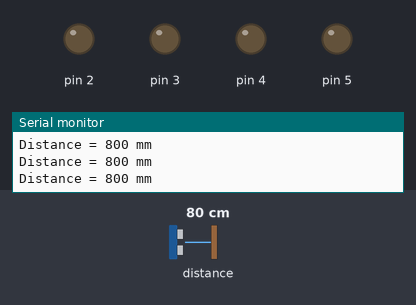
Bench run of a sketch on a simulated Arduino Uno, built with avr-gcc and run on an emulated ATmega328P. Shown: output pins drawn as LEDs (lit = HIGH), the last lines printed to the serial monitor. The inputs (shaded band) are chosen by the test bench; at power-on: distance to the obstacle 80 cm.

Above: at 2.0 s.
2.1 s: distance to the obstacle set to 2 cm
At 2.5 s:
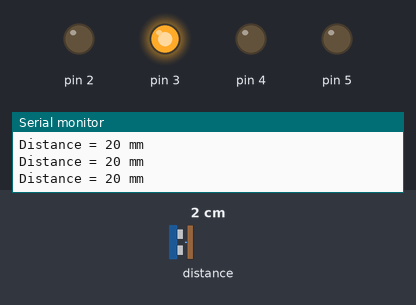
3.6 s: distance to the obstacle set to 4 cm
At 3.9 s:
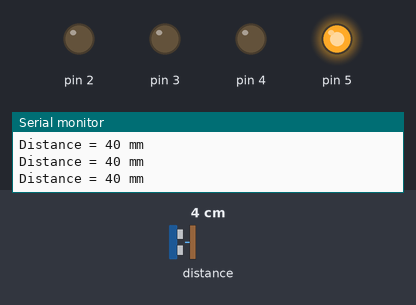
5.1 s: distance to the obstacle set to 9 cm
At 6.4 s:
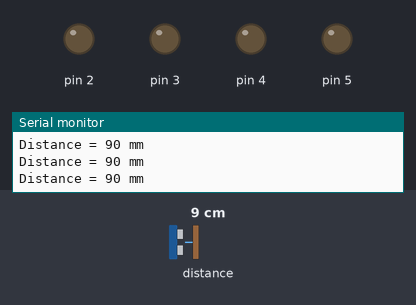
Timing chart, 0 to 8.1 s (numbered marks = the images above; inputs shaded):
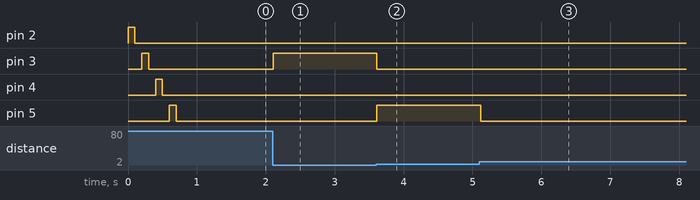

The sketch:

BottleLevelIndicator.ino
```cpp
#include "DigitalOut.h"
#include "DistanceSensor.h"

const uint8_t LED_INDICATOR_SIZE = 4;
DigitalOut ledLevelIndicator[LED_INDICATOR_SIZE] = {
  DigitalOut(2),
  DigitalOut(3),
  DigitalOut(4),
  DigitalOut(5)
};

DistanceSensor distance_sensor;

void (*resetArduino)(void) = 0;

void setup() {
  Serial.begin(9600);
  sensor_err_t err_sensor_init = distance_sensor.begin();
  if (err_sensor_init == SENSOR_INIT_FAILED) {
    while (1) {
      for (int i = 0; i < 10; i++) {
        for (int j = 0; j < LED_INDICATOR_SIZE; j++) {
          ledLevelIndicator[j].toggle();
          delay(100);
        }
      }
      resetArduino();
    }
  } else {
    for (int j = 0; j < LED_INDICATOR_SIZE; j++) {
      ledLevelIndicator[j].on();
      delay(100);
      ledLevelIndicator[j].off();
      delay(100);
    }
  }
  distance_sensor.startContinuous();
}

void loop() {
  sensor_err_t err_sensor_read = distance_sensor.readDistance();
  if (err_sensor_read == SENSOR_READ_TIMEOUT) {
    for (int j = 0; j < LED_INDICATOR_SIZE; j++) {
      ledLevelIndicator[j].toggleAsync(250);
    }
  } else if (err_sensor_read == SENSOR_READ_SUCCESS) {
    uint16_t dist = distance_sensor.getLastDistance();

    for (int i = 0; i < LED_INDICATOR_SIZE; i++) {
      ledLevelIndicator[i].off();
    }

    if (dist >= 10 && dist < 20) ledLevelIndicator[0].on();
    else if (dist >= 20 && dist < 30) ledLevelIndicator[1].on();
    else if (dist >= 30 && dist < 40) ledLevelIndicator[2].on();
    else if (dist >= 40 && dist < 50) ledLevelIndicator[3].on();

    Serial.print("Distance = ");
    Serial.print(dist);
    Serial.println(" mm");
  }

  for (int j = 0; j < LED_INDICATOR_SIZE; j++) {
    ledLevelIndicator[j].update();
  }
}
```

DigitalOut.h
```cpp
#ifndef DIGITAL_OUT_MODULE
#define DIGITAL_OUT_MODULE

#include "Arduino.h"

class DigitalOut {
private:
  int _pin;
  unsigned long _onDelayTime;
  unsigned long _onDelayStart;
  bool _onDelayState;
  unsigned long _offDelayTime;
  unsigned long _offDelayStart;
  bool _offDelayState;
  bool _state;
  bool _reverse;
  unsigned long _toggleTime;

public:
  DigitalOut();
  explicit DigitalOut(int pin, bool isReverse = false);
  void init();
  void on();
  void off();
  void onToOffDelay(unsigned long delay_time);
  void offToOnDelay(unsigned long delay_time);
  void set(bool state);
  void toggle(void (*toggleCallback)() = nullptr);
  void toggleDelay(unsigned long delay_time, void (*toggleCallback)() = nullptr);
  void toggleInit(unsigned long delay_time = 100, int num = 1, void (*toggleCallback)() = nullptr);
  void toggleAsync(unsigned long delay_time = 100, void (*toggleCallback)(bool state) = nullptr);
  void onDelay(unsigned long delay_time);
  void offDelay(unsigned long delay_time);
  void update();
  void reverse();
  void setPins(uint8_t pin, bool isReverse = false);
  bool getState() const;
  static void updateAll(DigitalOut *ptr, ...);
  static DigitalOut *stop();
};

#endif  // DIGITAL_OUT_MODULE
```

DigitalOut.ino
```cpp
#include "DigitalOut.h"

DigitalOut::DigitalOut() {
  _pin = 0;
  _state = false;
  _onDelayTime = 0;
  _onDelayStart = 0;
  _onDelayState = false;
  _offDelayTime = 0;
  _offDelayStart = 0;
  _offDelayState = false;
}

DigitalOut::DigitalOut(int pin, bool isReverse) {
  _pin = pin;
  _reverse = isReverse;
  init();
}

void DigitalOut::init() {
  pinMode(_pin, OUTPUT);
  off();
}

void DigitalOut::on() {
  if (_reverse)
    digitalWrite(_pin, LOW);
  else
    digitalWrite(_pin, HIGH);
  _state = true;
}

void DigitalOut::off() {
  if (_reverse)
    digitalWrite(_pin, HIGH);
  else
    digitalWrite(_pin, LOW);
  _state = false;
}

void DigitalOut::onToOffDelay(unsigned long delay_time) {
  on();
  delay(delay_time);
  off();
}

void DigitalOut::offToOnDelay(unsigned long delay_time) {
  off();
  delay(delay_time);
  on();
}

void DigitalOut::set(bool state) {
  if (state) {
    on();
  } else {
    off();
  }
}

void DigitalOut::toggle(void (*toggleCallback)()) {
  if (toggleCallback != nullptr) toggleCallback();
  set(!_state);
}

void DigitalOut::toggleDelay(unsigned long delay_time, void (*toggleCallback)()) {
  if (toggleCallback != nullptr) toggleCallback();
  set(!_state);
  delay(delay_time);
}

void DigitalOut::toggleInit(unsigned long delay_time, int num, void (*toggleCallback)()) {
  for (int i = 0; i < num; i++) {
    if (toggleCallback != nullptr) toggleCallback();
    on();
    delay(delay_time);
    off();
    delay(delay_time);
  }
}

void DigitalOut::toggleAsync(unsigned long delay_time, void (*toggleCallback)(bool state)) {
  if (millis() - _toggleTime >= delay_time) {
    set(!_state);
    if (toggleCallback != nullptr) toggleCallback(_state);
    _toggleTime = millis();
  }
}

void DigitalOut::onDelay(unsigned long delay_time) {
  _onDelayTime = delay_time;
  _onDelayStart = millis();
  _onDelayState = true;
}

void DigitalOut::offDelay(unsigned long delay_time) {
  _offDelayTime = delay_time;
  _offDelayStart = millis();
  _offDelayState = true;
}

void DigitalOut::update() {
  if (_onDelayState) {
    unsigned long currentMillisOn = millis();
    if (currentMillisOn - _onDelayStart >= _onDelayTime) {
      on();
      _onDelayState = false;
    }
  }
  if (_offDelayState) {
    unsigned long currentMillisOff = millis();
    if (currentMillisOff - _offDelayStart >= _offDelayTime) {
      off();
      _offDelayState = false;
    }
  }
}

void DigitalOut::reverse() {
  _reverse = true;
}

void DigitalOut::setPins(uint8_t pin, bool isReverse) {
  _reverse = isReverse;
  _pin = pin;
  init();
}

bool DigitalOut::getState() const {
  return _state;
}

void DigitalOut::updateAll(DigitalOut *ptr, ...) {
  va_list args;
  va_start(args, ptr);
  DigitalOut *currentIndex = ptr;
  while (currentIndex != nullptr) {
    currentIndex->update();
    currentIndex = va_arg(args, DigitalOut *);
  }
  va_end(args);
}

DigitalOut *DigitalOut::stop() {
  return nullptr;
}
```

DistanceSensor.h
```cpp
#ifndef DISTANCE_SENSOR_H
#define DISTANCE_SENSOR_H

#include "Arduino.h"
#include "Wire.h"
#include "VL53L0X.h"

typedef enum {
  SENSOR_INIT_SUCCESS,
  SENSOR_INIT_FAILED,
  SENSOR_READ_SUCCESS,
  SENSOR_READ_TIMEOUT,
} sensor_err_t;

class DistanceSensor {
public:
  DistanceSensor(unsigned int timeoutMs = 500);
  sensor_err_t begin();
  sensor_err_t readDistance();
  uint16_t getLastDistance() const;
  void startContinuous(uint32_t period = 0);
  void stopContinuous();

private:
  VL53L0X m_sensor;
  unsigned int m_timeoutMs;
  uint16_t m_lastDistance;
  bool m_inited;
};

#endif
```

DistanceSensor.ino
```cpp
#include "DistanceSensor.h"

DistanceSensor::DistanceSensor(unsigned int timeoutMs)
  : m_timeoutMs(timeoutMs),
    m_lastDistance(0),
    m_inited(false) {
}

sensor_err_t DistanceSensor::begin() {
  Wire.begin();
  m_sensor.setTimeout(m_timeoutMs);
  if (!m_sensor.init()) {
    m_inited = false;
    return SENSOR_INIT_FAILED;
  }

  m_inited = true;
  return SENSOR_INIT_SUCCESS;
}

sensor_err_t DistanceSensor::readDistance() {
  if (!m_inited) {
    return SENSOR_READ_TIMEOUT;
  }
  uint16_t dist = m_sensor.readRangeContinuousMillimeters();
  if (m_sensor.timeoutOccurred()) {
    return SENSOR_READ_TIMEOUT;
  }
  m_lastDistance = dist;
  return SENSOR_READ_SUCCESS;
}

uint16_t DistanceSensor::getLastDistance() const {
  return m_lastDistance;
}

void DistanceSensor::startContinuous(uint32_t period) {
  if (!m_inited) return;
  if (period > 0) {
    m_sensor.startContinuous(period);
  } else {
    m_sensor.startContinuous();
  }
}

void DistanceSensor::stopContinuous() {
  if (!m_inited) return;
  m_sensor.stopContinuous();
}
```

Measured:
- after the input at 2.1 s, pin 3: LOW → HIGH at once
- after the input at 3.6 s, pin 3: HIGH → LOW at once; pin 5: LOW → HIGH at once
- after the input at 5.1 s, pin 5: HIGH → LOW at once
